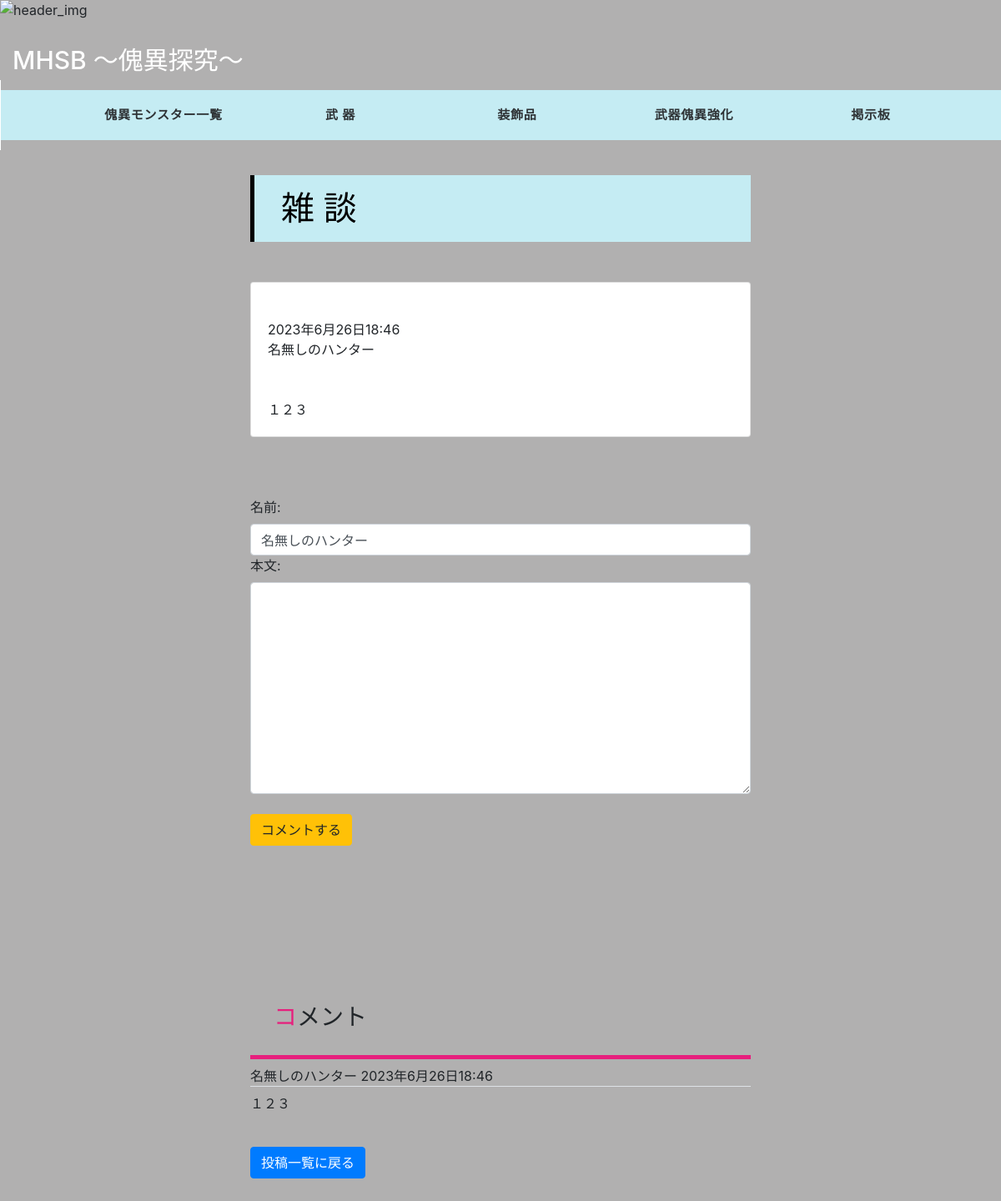
The app's page /mhsb/post_detail_4/8/ with its own data.
### mhsb/models.py (models this page shows, shortened)
class Post_4(models.Model):
    user = models.CharField(max_length=30, default='名無しのハンター')
    content = models.TextField('本文', null=False, max_length=1000)
    created = models.DateTimeField('作成日', default=timezone.now)
    picture = models.ImageField(upload_to = 'images', verbose_name='画像', blank=True)
    class Meta:
        pass

class Comment_4(models.Model):
    user = models.CharField('名前', max_length=30, default='名無しのハンター')
    message = models.TextField('本文', null=False, max_length=1000)
    target = models.ForeignKey(Post_4, on_delete=models.CASCADE, verbose_name='対象記事')
    created_at = models.DateTimeField('作成日', default=timezone.now)
    class Meta:
        ordering = ('-created_at',)

### mhsb/views.py (the view)
# urls.py: path('mhsb/post_detail_4/<int:pk>/', views.PostDetailView_4.as_view(), name='post_detail_4'),
class PostDetailView_4(DetailView):
    model = Post_4
    form_class = CommentForm_4
    template_name = 'mhsb/post_detail_4.html'
    def get_context_data(self, **kwargs):
        context = super().get_context_data(**kwargs)
        context['post'] = get_object_or_404(Post_4, pk=self.kwargs['pk'])
        context['comment'] = Comment_4.objects.order_by('-created_at')
        context['comment_form'] = CommentForm_4
        return context

### mhsb/templates/mhsb/post_detail_4.html (shortened to what this page needs)
{% extends 'mhsb/form_base.html' %}
{% load static %}
{% load widget_tweaks %}
{% block content %}
<h1 class='toukou'>雑 談</h1>
    <div class ='deteil_position'>
        <section class="mt-5">
            <div class="card">
                <div class="card-body">
                        <div class="card-text">
                            <span class="fs-6">{{ post.created }}</span>
                                <p class="fs-6">{{ post.user }}</p>
                            <div class="mt-5">
                                {{ post.content }}
                            </div>
                        </div>
                </div>
            </div>
            <br>
            <br>
            <br>
        <form action="{% url 'commentcreate_4' post.pk %}"  method="POST" id="comment-form">
            {% for field in comment_form %}
                <div class="field">
                    {{ field.label_tag }}
                    {% render_field field class="form-control" %}
                </div>
            {% endfor %}
            <br>
            <button class="btn btn-warning" type="submit">コメントする</button>
        </form>
        <br>
        <h3 class="comment-title">コメント</h3>
            {% for comment in post_4.comment_4_set.all %}
            <div class="comment-list">
                <div class='border-bottom'>{{ comment.user }} {{ comment.created_at }}</div>
                <div class='mt-2'>{{ comment.message | linebreaks | urlize }}</div>
            </div>
            {% empty %}
            <p>コメントはありません</p>
            {% endfor %}
            <br>
            <button class="btn btn-primary" onclick="location.href='{% url 'formlist_4' %}'">投稿一覧に戻る</button>
        </section>
    </div>
{% endblock %}

### mhsb/static/css/style.css (style rules this page uses)
body { margin: 0; padding: 0; }
h3 { padding: 1em; border-bottom: #e71f7d solid 5px; margin-top: 165px; padding-top: 165px; }
h3:first-letter { color: #e71f7d; }
.deteil_position { margin: 0 0 550px 0; }
.toukou { padding: 1rem 2rem; border-left: 5px solid #000; background: rgb(197, 236, 243); margin-top: 210px; margin-left: 0; color: black; }

### records on screen
Post_4: created "2023年6月26日18:46", user "名無しのハンター", content "１２３"
Comment_4: user "名無しのハンター", created_at "2023年6月26日18:46", message "１２３"

### other values on screen
{{ field.label_tag }} "名前:" "本文:"
